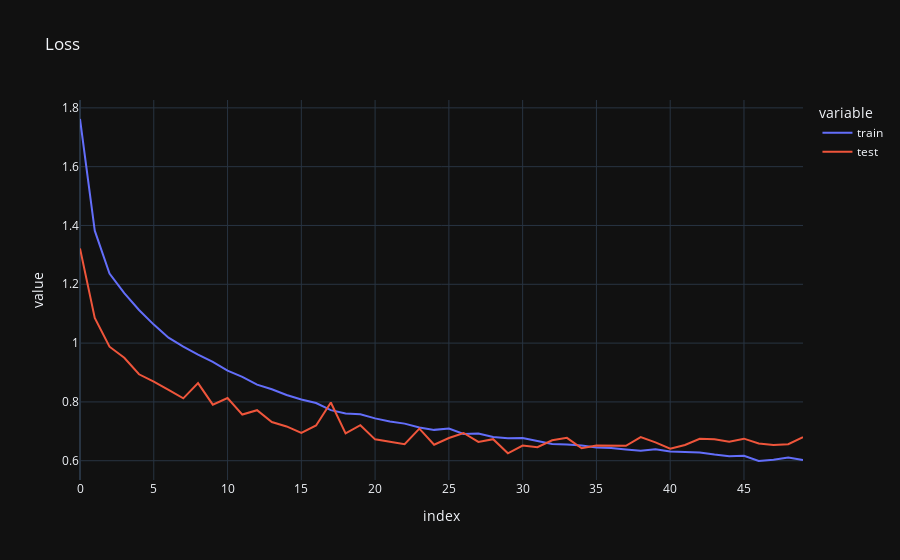

Notebook code cell kept with this figure:
### Code cell
loss_history = pd.DataFrame({
    'train': history.history['loss'],
    'test': history.history['val_loss']
})
px.line(loss_history, title='Loss')

### Figure 1 — Plotly figure (JSON) as saved in the notebook; plotly's stock layout.template omitted (floating-point values rounded to 4 significant figures)
{"data": [{"hovertemplate": "variable=train<br>index=%{x}<br>value=%{y}<extra></extra>", "legendgroup": "train", "line": {"color": "#636efa", "dash": "solid"}, "marker": {"symbol": "circle"}, "mode": "lines", "name": "train", "orientation": "v", "showlegend": true, "type": "scatter", "x": [0, 1, 2, 3, 4, 5, 6, 7, 8, 9, 10, 11, 12, 13, 14, 15, 16, 17, 18, 19, 20, 21, 22, 23, 24, 25, 26, 27, 28, 29, 30, 31, 32, 33, 34, 35, 36, 37, 38, 39, 40, 41, 42, 43, 44, 45, 46, 47, 48, 49], "xaxis": "x", "y": [1.762, 1.382, 1.236, 1.17, 1.113, 1.063, 1.018, 0.9877, 0.9608, 0.9361, 0.906, 0.8851, 0.8586, 0.843, 0.8235, 0.8083, 0.7964, 0.772, 0.7605, 0.7577, 0.7441, 0.7336, 0.7262, 0.7128, 0.7049, 0.7098, 0.691, 0.6925, 0.6806, 0.6767, 0.6774, 0.6663, 0.6572, 0.6549, 0.6521, 0.6451, 0.6431, 0.6382, 0.634, 0.6389, 0.6312, 0.6295, 0.628, 0.6208, 0.6155, 0.6167, 0.5991, 0.6034, 0.611, 0.6026], "yaxis": "y"}, {"hovertemplate": "variable=test<br>index=%{x}<br>value=%{y}<extra></extra>", "legendgroup": "test", "line": {"color": "#EF553B", "dash": "solid"}, "marker": {"symbol": "circle"}, "mode": "lines", "name": "test", "orientation": "v", "showlegend": true, "type": "scatter", "x": [0, 1, 2, 3, 4, 5, 6, 7, 8, 9, 10, 11, 12, 13, 14, 15, 16, 17, 18, 19, 20, 21, 22, 23, 24, 25, 26, 27, 28, 29, 30, 31, 32, 33, 34, 35, 36, 37, 38, 39, 40, 41, 42, 43, 44, 45, 46, 47, 48, 49], "xaxis": "x", "y": [1.322, 1.085, 0.9877, 0.9501, 0.894, 0.8692, 0.8409, 0.8121, 0.8641, 0.7907, 0.8134, 0.7569, 0.7718, 0.7315, 0.7166, 0.6949, 0.7199, 0.7981, 0.6931, 0.7208, 0.6726, 0.6634, 0.6564, 0.7092, 0.6543, 0.6773, 0.6943, 0.6639, 0.6732, 0.6253, 0.6513, 0.6461, 0.6694, 0.6779, 0.6423, 0.6515, 0.6498, 0.6505, 0.6806, 0.6624, 0.6408, 0.6536, 0.6746, 0.6732, 0.6644, 0.675, 0.6584, 0.6531, 0.6564, 0.6801], "yaxis": "y"}], "layout": {"legend": {"title": {"text": "variable"}, "tracegroupgap": 0}, "title": {"text": "Loss"}, "xaxis": {"anchor": "y", "domain": [0, 1], "title": {"text": "index"}}, "yaxis": {"anchor": "x", "domain": [0, 1], "title": {"text": "value"}}}}
